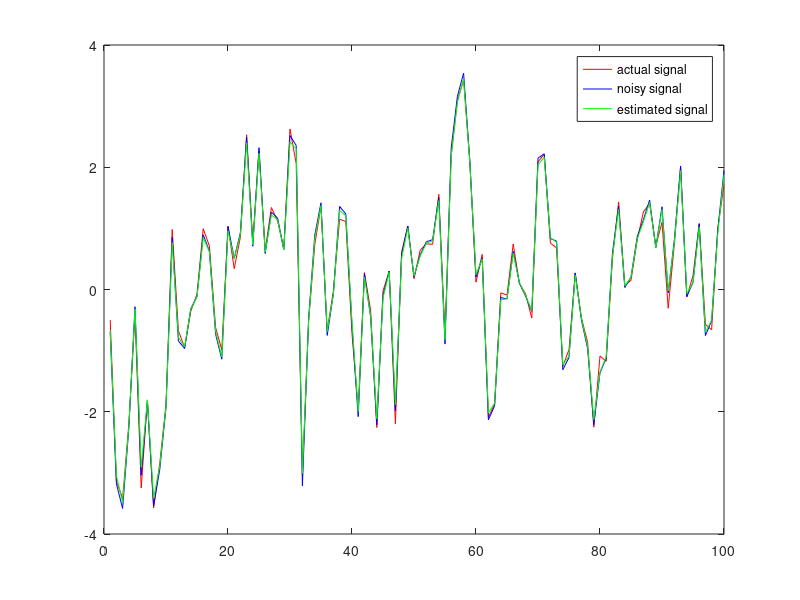

Source code (MATLAB):
% Kalman filter tutorial

clear all
close all
clc
len = 10^2; % length of the samples
s_mean = 0;
s_var = 1;
s_ini = normrnd(s_mean,sqrt(s_var),1,1); % s[-1]
a = 1/2; 
var_u = 2;
% signal model (Gauss Markov Process)
% s[n] = a*s[n-1]+u[n] 
u = normrnd(0,sqrt(var_u),1,len+2000);
s = filter(1,[1 -a],u,s_ini);
s(1:2000) = []; % ignoring transient samples

% observation model
% x[n]=s[n]+w[n]
var_w = 0.1;
noise = normrnd(0,var_w,1,len);
x=s+noise;

% kalman filter
% initial conditions
ini_s = s_mean;
ini_mse = s_var;
est_s = zeros(1,len);
pred_s = a*ini_s; % prediction
pred_mse = a^2*ini_mse + var_u; % prediction mse
kalman_gain = pred_mse/(var_w+pred_mse); % Kalman gain
est_s(1) = pred_s + kalman_gain*(x(1)-pred_s); % correction
mse = (1-kalman_gain)*pred_mse; % mse

for i1=2:len
    pred_s = a*est_s(i1-1); % prediction
    pred_mse = a^2*mse + var_u; % prediction mse
    kalman_gain = pred_mse/(var_w+pred_mse); % Kalman gain
    est_s(i1) = pred_s + kalman_gain*(x(i1)-pred_s); % correction
    mse = (1-kalman_gain)*pred_mse;% mse
end

plot(s,'r')
hold on
plot(x,'b')
plot(est_s,'g')
legend('actual signal','noisy signal','estimated signal')